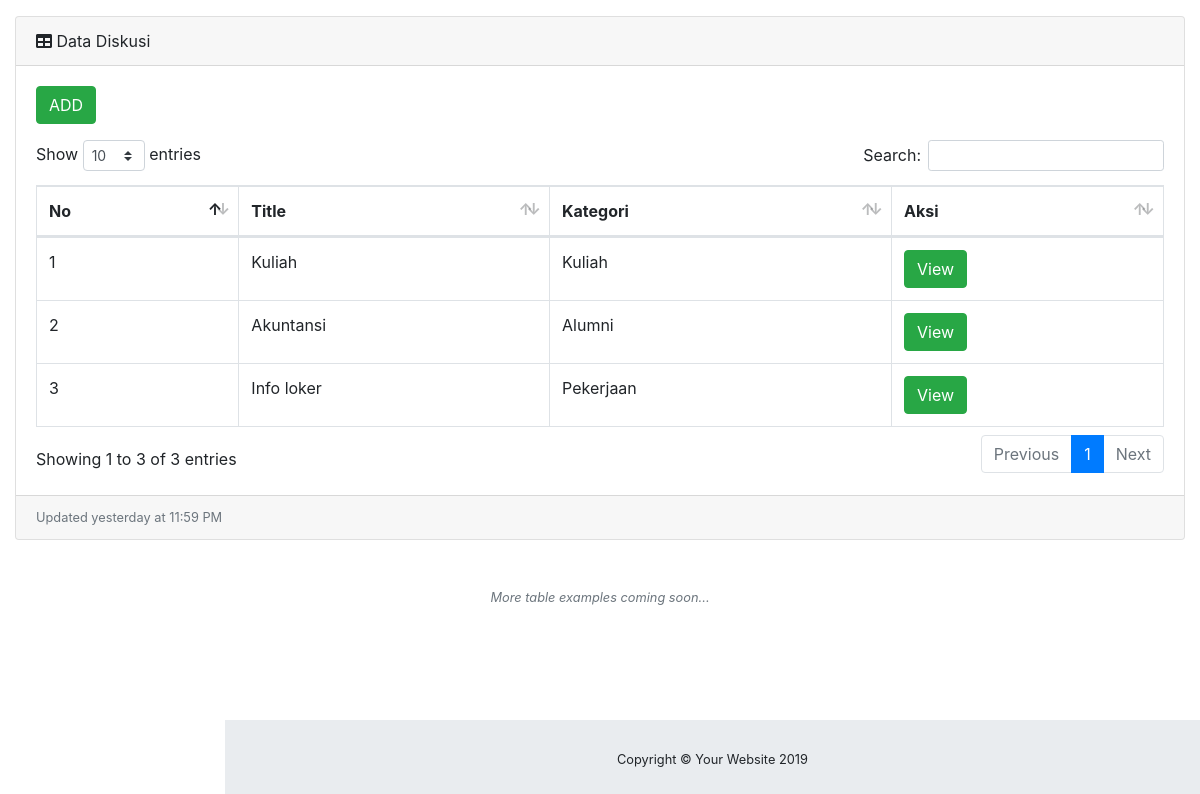
Screenshot of /admin/data_fordis.php with the database file from the repository.
### tables this page shows
CREATE TABLE `user` (
  `ID` int(11) NOT NULL,
  `ID_USER` int(11) DEFAULT NULL,
  `ID_GRUP` int(11) NOT NULL DEFAULT '2',
  `USERNAME` varchar(50) DEFAULT NULL,
  `PASSWORD` varchar(50) DEFAULT NULL,
  `EMAIL` varchar(50) DEFAULT NULL,
  `NO_TELP` varchar(13) NOT NULL,
  `NM_LENGKAP` varchar(100) DEFAULT NULL
);

CREATE TABLE `post_diskusi` (
  `ID_DISKUSI` int(11) NOT NULL,
  `ID_KATEGORIDISK` int(11) NOT NULL,
  `ID_USER` int(11) NOT NULL,
  `TITLE` varchar(100) DEFAULT NULL,
  `CONTENT` varchar(200) DEFAULT NULL,
  `TANGGAL_POST` date DEFAULT NULL
);

CREATE TABLE `kategori_diskusi` (
  `ID_KATEGORIDISK` int(11) NOT NULL,
  `KATEGORI` varchar(50) DEFAULT NULL
);

### admin/data_fordis.php (the view, shortened to what this page needs)
<?php
include"../config/koneksi.php";
?>
<!DOCTYPE html>
<html lang="en">
<head>
  <link href="vendor/fontawesome-free/css/all.min.css" rel="stylesheet" type="text/css">
  <link href="vendor/datatables/dataTables.bootstrap4.css" rel="stylesheet">
  <link href="css/sb-admin.css" rel="stylesheet">
</head>
<body id="page-top">
  <div id="wrapper">
    <div id="content-wrapper">
      <div class="container-fluid">
        <div class="card mb-3">
          <div class="card-header">
            <i class="fas fa-table"></i>
            Data Diskusi</div>
          <div class="card-body">
            <div class="table-responsive">
              <table class="table table-bordered" id="dataTable" width="100%" cellspacing="0">
              <p><a class="btn btn-success" href="media.php?halaman=fordis_add">ADD</a></p>
                <thead>
                <tr>
                  <th>No</th>
                  <th>Title</th>
                  <th>Kategori</th>
			            <th>Aksi</th>
		            </tr>
                </thead>
                <tbody>
                <?php
    $no = 1;
		$query = mysqli_query($koneksi,"SELECT p.*,k.* FROM post_diskusi p, kategori_diskusi k WHERE k.ID_KATEGORIDISK=p.ID_KATEGORIDISK");
    $query_user = mysqli_query($koneksi, "select * from user");
    while($data_posting = mysqli_fetch_array($query) and  $user = mysqli_fetch_array($query_user))
    {
        if ($data_posting['ID_USER']==$_SESSION['ID_USER'] or $_SESSION['ID_GRUP']=='1') {
          echo '<tr>';
          echo '<td>'.$no++.'</td>';
          echo '<td>'.$data_posting['TITLE'].'</td>';
          echo '<td>'.$data_posting['KATEGORI'].'</td>';
          echo '<td><a class="btn btn-success" href="media.php?halaman=fordis_view&ID_DISKUSI='.$data_posting['ID_DISKUSI'].'">View</a>
          <a class="btn btn-warning" href="media.php?halaman=fordis_edit&ID_DISKUSI='.$data_posting['ID_DISKUSI'].'">Edit</a>
          <a class="btn btn-danger" href="proses_fordis.php?ID_DISKUSI='.$data_posting['ID_DISKUSI'].'">Hapus</a></td>';
          echo '</tr>';
      }
              else {
                echo '<tr>';
                echo '<td>'.$no++.'</td>';
                echo '<td>'.$data_posting['TITLE'].'</td>';
                echo '<td>'.$data_posting['KATEGORI'].'</td>';
                echo '<td><a class="btn btn-success" href="media.php?halaman=fordis_view&ID_DISKUSI='.$data_posting['ID_DISKUSI'].'">View</a></td>';
              }
    }
      ?>
                </tbody>
              </table>
            </div>
          </div>
          <div class="card-footer small text-muted">Updated yesterday at 11:59 PM</div>
        </div>
        <p class="small text-center text-muted my-5">
          <em>More table examples coming soon...</em>
        </p>
      </div>
      <footer class="sticky-footer">
        <div class="container my-auto">
          <div class="copyright text-center my-auto">
            <span>Copyright © Your Website 2019</span>
          </div>
        </div>
      </footer>
    </div>
  </div>
</body>
</html>

### rows the page displays
post_diskusi: TITLE "Kuliah"
kategori_diskusi: KATEGORI "Kuliah"
post_diskusi: TITLE "Akuntansi"
kategori_diskusi: KATEGORI "Alumni"
post_diskusi: TITLE "Info loker"
kategori_diskusi: KATEGORI "Pekerjaan"
